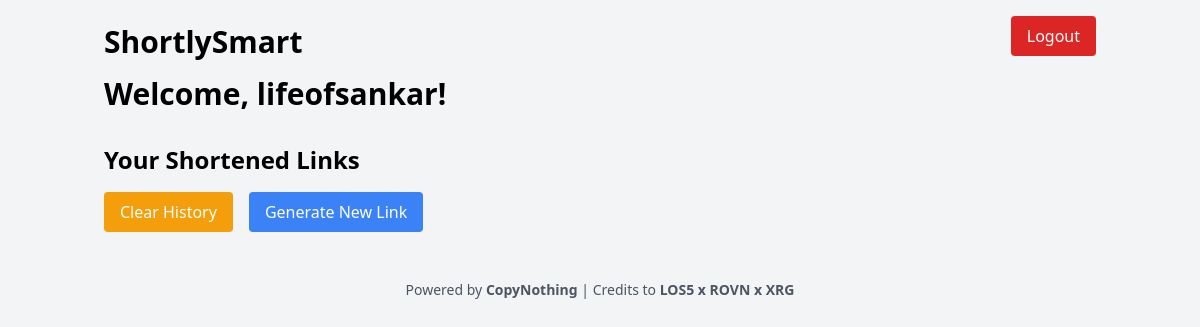
/dashboard (signed in), run on an earlier commit of the app's database.
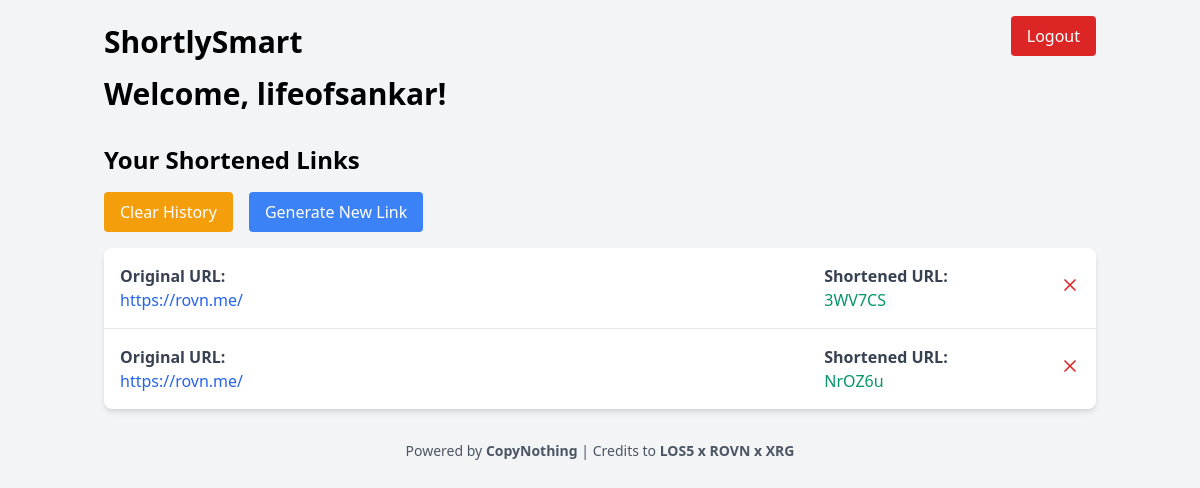
And on a later commit of the database.
### database.py (models this page shows, shortened)
class User(db.Model, UserMixin):
    id = db.Column(db.Integer, primary_key=True)
    username = db.Column(db.String(150), unique=True, nullable=False)
    password = db.Column(db.String(150), nullable=False)

class URLMapping(db.Model):
    id = db.Column(db.Integer, primary_key=True)
    short_url = db.Column(db.String(6), unique=True, nullable=False)
    long_url = db.Column(db.String(2048), nullable=False)
    user_id = db.Column(db.Integer, db.ForeignKey('user.id'), nullable=False)

### app.py (the view)
@app.route('/dashboard')
@login_required
def dashboard():
    user = current_user
    links = URLMapping.query.filter_by(user_id=user.id).all()
    return render_template('dashboard.html', links=links)

### app.py (called while the page is built)
@login_manager.user_loader
def load_user(user_id):
    return User.query.get(int(user_id))

### templates/dashboard.html (shortened to what this page needs)
<!DOCTYPE html>
<html lang="en">
<head>
    <link href="https://cdn.jsdelivr.net/npm/tailwindcss@2.2.19/dist/tailwind.min.css" rel="stylesheet">
</head>
<body class="bg-gray-100 font-sans antialiased">
    <div class="max-w-5xl mx-auto px-4 py-6 relative">
        <a href="{{ url_for('logout') }}" class="absolute top-4 right-4 inline-block bg-red-600 text-white px-4 py-2 rounded hover:bg-red-700 transition duration-300">Logout</a>
        <div class="flex justify-between items-center mb-4">
            <h1 class="text-3xl font-bold">ShortlySmart</h1>
        </div>
        <h1 class="text-3xl font-bold mb-4">Welcome, {{ current_user.username }}!</h1>
        <h2 class="text-2xl font-semibold mt-8 mb-4">Your Shortened Links</h2>
        <div class="flex space-x-4 mb-4">
        <form action="{{ url_for('clear_history') }}" method="post">
            <button type="submit" class="inline-block bg-yellow-500 text-white px-4 py-2 rounded hover:bg-blue-700 transition duration-300">Clear History</button>
        </form>
            <a href="{{ url_for('index') }}" class="inline-block bg-blue-500 text-white px-4 py-2 rounded hover:bg-blue-600 transition duration-300">Generate New Link</a>
        </div>
        <div class="bg-white shadow-md rounded-lg overflow-hidden">
            <ul class="divide-y divide-gray-200">
                {% for link in links %}
                    <li class="p-4 hover:bg-gray-100 transition duration-300">
                        <div class="flex justify-between items-center">
                            <div class="w-3/5">
                                <strong class="block text-gray-700">Original URL:</strong>
                                <a href="{{ link.long_url }}" target="_blank" class="text-blue-600 hover:underline">{{ link.long_url }}</a>
                            </div>
                            <div class="ml-4">
                                <strong class="block text-gray-700">Shortened URL:</strong>
                                <a href="{{ url_for('redirect_url', short_url=link.short_url) }}" target="_blank" class="text-green-600 hover:underline">{{ link.short_url }}</a>
                            </div>
                            <div>
                                <button onclick="deleteLink('{{ link.short_url }}')" class="text-red-600 hover:text-red-800">
                                    <svg xmlns="http://www.w3.org/2000/svg" class="h-5 w-5" fill="none" viewBox="0 0 24 24" stroke="currentColor">
                                        <path stroke-linecap="round" stroke-linejoin="round" stroke-width="2" d="M6 18L18 6M6 6l12 12"/>
                                    </svg>
                                </button>
                            </div>
                        </div>
                    </li>
                {% endfor %}
            </ul>
        </div>
        <div class="mt-8 text-center text-sm text-gray-600">
            <p>Powered by <strong>CopyNothing</strong> | Credits to <strong><a href="https://lifeofsankar.me">LOS5</a> x <a href="https://rovn.me">ROVN</a> x <a href="https://xrg.systems">XRG</a></strong> </p>
        </div>
    </div>
</body>
</html>

What changed in the data, as far as the page shows it:
added URLMapping: long_url "https://rovn.me/", short_url "3WV7CS"
added URLMapping: long_url "https://rovn.me/", short_url "NrOZ6u"
